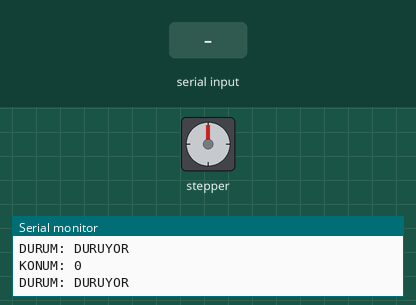
The sketch below on a simulated Arduino Uno, built with avr-gcc and run on an emulated ATmega328P. On the bench: stepper motor, the last lines printed to the serial monitor. The inputs (shaded band) are chosen by the test bench. Random numbers use the default seed unless the sketch sets one; stepper angles assume 1600 steps per turn.

Above: at 1.2 s.
1.3 s: "BASLA\n" received over Serial
At 1.45 s:
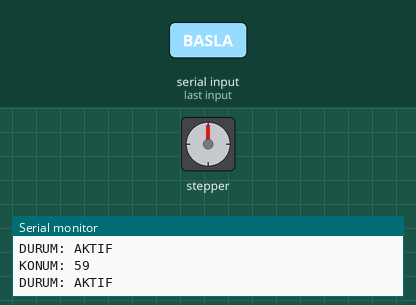
At 2.05 s:
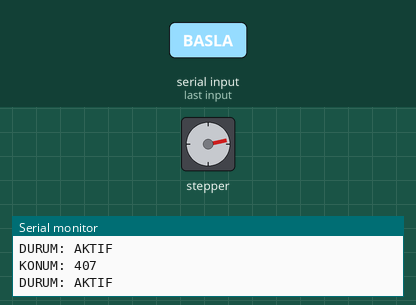
4.3 s: "GIT 90\n" received over Serial
At 5.93 s:
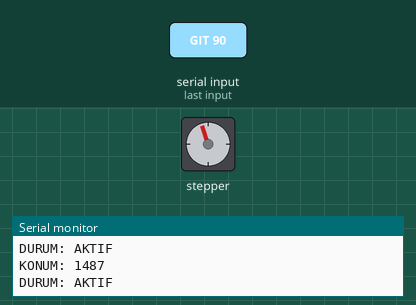
Timing chart, 0 to 11.5 s (numbered marks = the images above; inputs shaded):
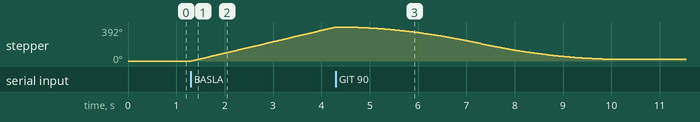

Measured:
- after the input at 1.3 s, stepper: keeps turning clockwise at about 131°/s, starting at once

The sketch:

motor.ino
```cpp
#include<AccelStepper.h>

//Tum pinler, spd rastgele deger icin sayi secmesi adina rastgele bir analog pine atandi,
//pinden gelen noise sayi uretimini sagliyor
int PULpin = 2;
int DIRpin = 3;
int spd = A0;

int pd = 500;
int spr = 1600;
int rpm = 10;

//python koduyla iletisim
const unsigned long RAPOR_PERIYODU = 100;
unsigned long son = 0;

String girdisatiri = "";

enum Mod {DUR, SERBEST, HEDEF};

Mod mod = DUR;

AccelStepper stepper(AccelStepper::DRIVER, PULpin, DIRpin);


boolean setdir = LOW;

void setdir_change(){
    setdir = !setdir;
}

//rastgele hizlanma saglamak adina fonksiyon
void random_yon(){
    int dir = random(0, 2) == 0 ? 1 : -1;
    float rev_saniye = random(25, 150) / 100.0;
    long hiz = dir * (rev_saniye * spr);
    stepper.setSpeed(hiz);
    mod = SERBEST;
}


//Pythondan gelen komutlarin taninmasi ve gorev secimi
void komutIsle(String komut){
    komut.trim();
    if(komut == "BASLA"){
        random_yon();
    }
    else if(komut == "DUR"){
        motoruDurdur();
    }
    else if(komut.startsWith("GIT ")){
        long hedef = komut.substring(4).toInt();
        hedefeGit(hedef);
    }
    else if(komut.startsWith("KONUM ")){
        long konum = komut.substring(6).toInt();
        stepper.setCurrentPosition(konum);
        durumYolla();
    }


}


//MOTOR GOREVLERI
void motoruDurdur(){
    stepper.setSpeed(0);
    stepper.stop();
    mod = DUR;
    durumYolla();
}

void hedefeGit(long hedef){
    stepper.setMaxSpeed(1600);
    stepper.setAcceleration(200);
    stepper.moveTo(hedef);
    mod = HEDEF;
}


//arayuz icin bilgi
void durumYolla(){
    Serial.print("KONUM: ");
    Serial.println(stepper.currentPosition());
    Serial.print("DURUM: ");
    Serial.println(mod == DUR ? "DURUYOR" : "AKTIF");
}

void setup() {
    Serial.begin(115200);
    randomSeed(analogRead(A0));
    stepper.setMaxSpeed(1000);
    stepper.setAcceleration(200);
}

void loop(){
    while (Serial.available()){
        char c = Serial.read();
        if (c == '\n'){
            komutIsle(girdisatiri);
            girdisatiri = "";
        }else if(c != '\r'){
            girdisatiri += c;
        }
    }
    if(mod == SERBEST){
        stepper.runSpeed();
    }
    else if(mod == HEDEF){
        if (stepper.distanceToGo() != 0) {
            stepper.run();
        } else {
            mod = DUR;
            durumYolla();
        }
    }

    unsigned long now = millis();
    if (now - son >= RAPOR_PERIYODU){
        durumYolla();
        son = now;
    }
}
```
